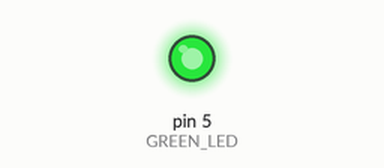
This sketch was run on a simulated Arduino Uno, built with avr-gcc and run on an emulated ATmega328P. Parts: output pins drawn as LEDs (lit = HIGH).

Above: at 1.0 s.
At 5.5 s:
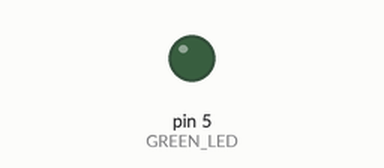
Timing chart, 0 to 6.9 s (numbered marks = the images above):
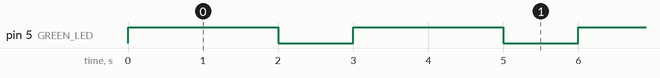

The sketch:

Exercise_1.ino.ino
```cpp
// Pin number for RED LED is 19
// Pin number for GREEN LED is 8
// Pin number for BLUE LED is 5
#define RED_LED 19
#define GREEN_LED 5
#define BLUE_LED 8

void setup() {
  // put your setup code here, to run once:

  pinMode(GREEN_LED, OUTPUT);
}

void loop() {
  // put your main code here, to run repeatedly:
  digitalWrite(GREEN_LED, HIGH);
  delay(2000);
  digitalWrite(GREEN_LED, LOW);
  delay(1000);
  //this is an additional comment

}
```

Measured:
- by itself, pin 5 (GREEN_LED): alternates HIGH for 2.0 s and LOW for 1.0 s
